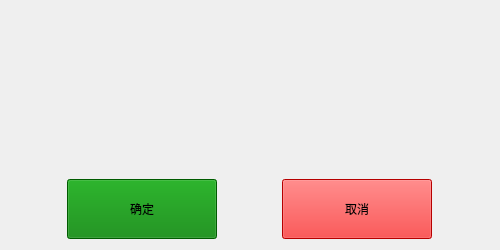
<?xml version="1.0" encoding="UTF-8"?>
<ui version="4.0">
 <class>DlgOKCancel</class>
 <widget class="QDialog" name="DlgOKCancel">
  <property name="geometry">
   <rect>
    <x>0</x>
    <y>0</y>
    <width>500</width>
    <height>250</height>
   </rect>
  </property>
  <property name="windowTitle">
   <string>提示</string>
  </property>
  <layout class="QVBoxLayout" name="verticalLayout" stretch="1,0">
   <property name="spacing">
    <number>9</number>
   </property>
   <item>
    <widget class="QLabel" name="label">
     <property name="sizePolicy">
      <sizepolicy hsizetype="Expanding" vsizetype="Expanding">
       <horstretch>0</horstretch>
       <verstretch>0</verstretch>
      </sizepolicy>
     </property>
     <property name="text">
      <string/>
     </property>
     <property name="alignment">
      <set>Qt::AlignCenter</set>
     </property>
     <property name="wordWrap">
      <bool>true</bool>
     </property>
    </widget>
   </item>
   <item>
    <layout class="QHBoxLayout" name="horizontalLayout">
     <item>
      <widget class="QPushButton" name="OK">
       <property name="sizePolicy">
        <sizepolicy hsizetype="Fixed" vsizetype="Fixed">
         <horstretch>0</horstretch>
         <verstretch>0</verstretch>
        </sizepolicy>
       </property>
       <property name="minimumSize">
        <size>
         <width>150</width>
         <height>60</height>
        </size>
       </property>
       <property name="focusPolicy">
        <enum>Qt::NoFocus</enum>
       </property>
       <property name="styleSheet">
        <string notr="true">background: green;</string>
       </property>
       <property name="text">
        <string>确定</string>
       </property>
       <property name="shortcut">
        <string>Return</string>
       </property>
      </widget>
     </item>
     <item>
      <widget class="QPushButton" name="Cancel">
       <property name="sizePolicy">
        <sizepolicy hsizetype="Fixed" vsizetype="Fixed">
         <horstretch>0</horstretch>
         <verstretch>0</verstretch>
        </sizepolicy>
       </property>
       <property name="minimumSize">
        <size>
         <width>150</width>
         <height>60</height>
        </size>
       </property>
       <property name="focusPolicy">
        <enum>Qt::NoFocus</enum>
       </property>
       <property name="styleSheet">
        <string notr="true">background: red;</string>
       </property>
       <property name="text">
        <string>取消</string>
       </property>
       <property name="shortcut">
        <string>Esc</string>
       </property>
      </widget>
     </item>
    </layout>
   </item>
  </layout>
 </widget>
 <resources/>
 <connections/>
</ui>
